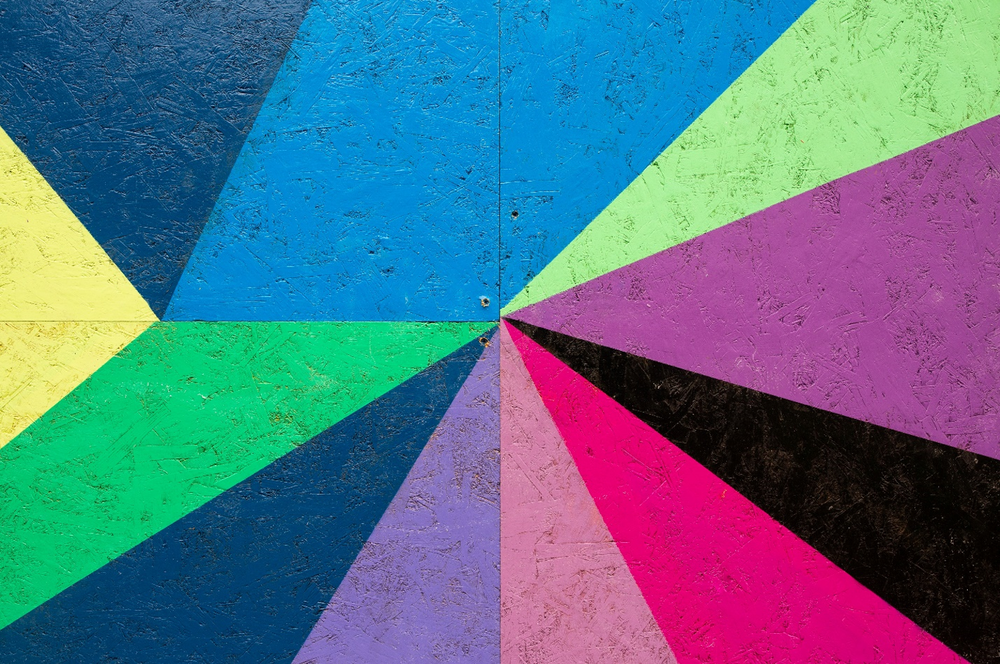
#> input picture src/lab1/images/4.png, 1000 x 664 px, shrunk from 1493 x 991 before the run, found by its file name
$ python 1_5.py
#> lines starting #> are read from the running program, lines starting #| are printed output that depends on the picture
"""
Для выполнения этого задания используйте изображение 1-4.
Примените к нему все известные вам фильтры для сглаживания
изображений.
Определите, какие из них больше всего подходят для того, чтобы
максимально убрать все неровности на изображениях.
"""
import cv2
import numpy as np


# Загрузка изображения
img = cv2.imread(r"D:\pythonprograms\techvision\techvision_etu_2025\src\lab1\images\4.png", cv2.IMREAD_COLOR)
#> img is the input picture: shape (664, 1000, 3); mean B, G, R 136.8, 113.5, 85.1
# Показать оригинальное изображение
cv2.namedWindow(
    "Original", # имя окна
    flags=cv2.WINDOW_AUTOSIZE # параметр(ы) окна
)
cv2.imshow(
    "Original", # имя окна
    img # переменная, содержащая изображение
)
cv2.waitKey(1000)
cv2.destroyAllWindows()
# Параметры для размытия
ksize = (15, 15) # размер ядра размытия
anchor = (-1, -1) # якорная точка (по умолчанию центр)
borderType = cv2.BORDER_DEFAULT # тип границы
# Применение размытия
img_new_blur = cv2.blur(
    img, # входное изображение
    ksize, # размер ядра
)
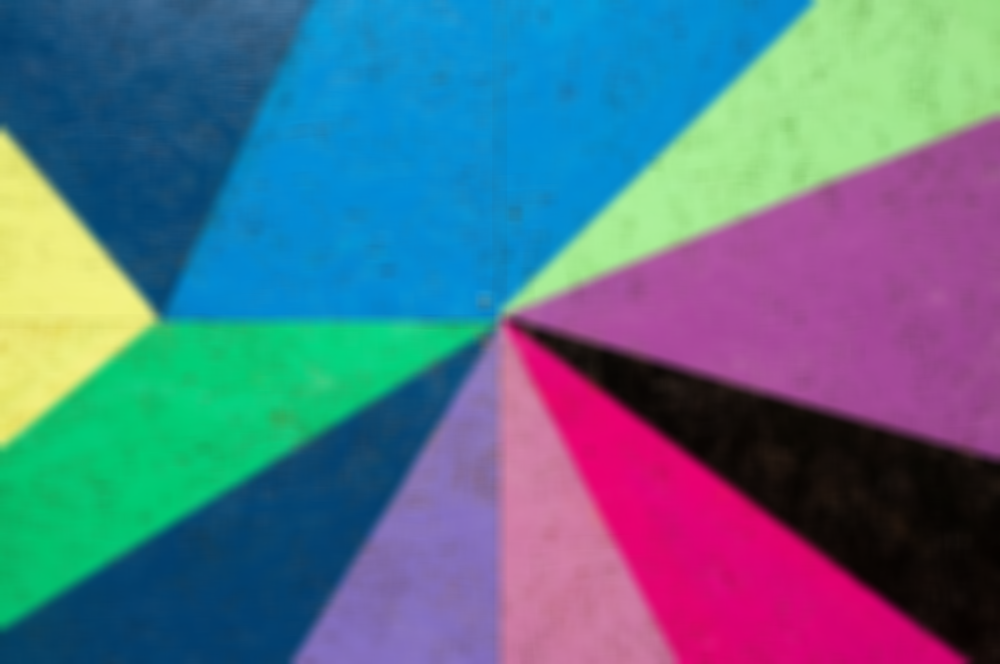
#> img_new_blur: shape (664, 1000, 3); mean B, G, R 136.8, 113.5, 85.1
# Показать размытое изображение
cv2.namedWindow("Blurred", cv2.WINDOW_AUTOSIZE)
cv2.imshow("Blurred", img_new_blur)
cv2.waitKey(1000)
cv2.destroyAllWindows()
# Параметры для boxFilter
ddepth = -1 # глубина такая же как у исходного изображения
ksize = (15, 15) # размер ядра
anchor = (-1, -1) # якорная точка (по умолчанию центр)
normalize = True # нормирование (рекомендуется True)
borderType = cv2.BORDER_DEFAULT # тип границы
# Применение boxFilter
img_new_filter = cv2.boxFilter(
    img, # входное изображение
    ddepth, # глубина изображения-результата
    ksize, # размер ядра
    anchor=anchor, # положение якорной точки
    normalize=normalize, # нормирование
    borderType=borderType # тип рамки
)
# Показать обработанное изображение
cv2.imshow("Box Filter", img_new_filter)
cv2.waitKey(1000)
cv2.destroyAllWindows()
ksize = (31, 31) # размер ядра (должен быть нечетным)
sigmaX = 0 # сигма по оси X (0 - вычисляется автоматически)
sigmaY = 0 # сигма по оси Y (0 - вычисляется автоматически)
borderType = cv2.BORDER_DEFAULT # тип границы
# Применение GaussianBlur
img_new = cv2.GaussianBlur(
    img, # входное изображение
    ksize, # размер ядра
    sigmaX, # сигма по оси X
    sigmaY, # сигма по оси Y
    borderType # тип рамки
)
cv2.imshow("Gaussian Blur", img_new)
cv2.waitKey(1000)
cv2.destroyAllWindows()
ksize = 15
# Медианный фильтр
img_new = cv2.medianBlur(
    img, # входное изображение
    ksize # размер ядра
)
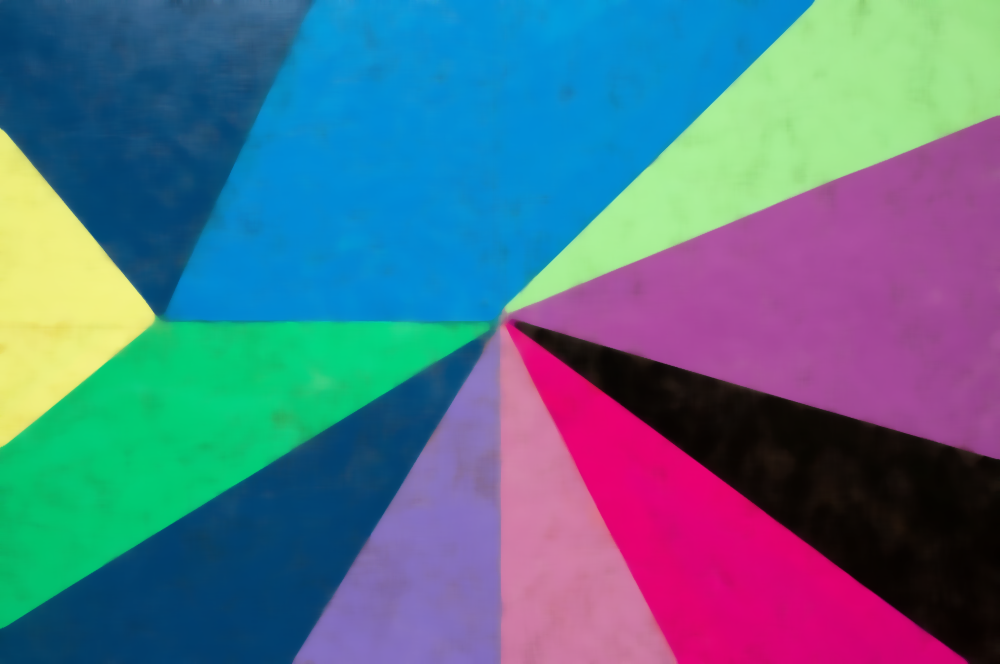
#> img_new: shape (664, 1000, 3); mean B, G, R 138.1, 113.8, 84.1
cv2.imshow("Median Blur", img_new)
cv2.waitKey(1000)
cv2.destroyAllWindows()
# Параметры для bilateralFilter
d = 15 # диаметр окрестности каждого пикселя
sigmaColor = 75 # фильтр sigma в цветовом пространстве
sigmaSpace = 75 # фильтр sigma в координатном пространстве
borderType = cv2.BORDER_DEFAULT # тип границы
# Применение bilateralFilter
img_new = cv2.bilateralFilter(
    img, # входное изображение
    d, # размер окрестности пикселя
    sigmaColor, # ширина второго компонента весовой функции (по цвету)
    sigmaSpace, # ширина первого компонента весовой функции (по пространству)
    borderType # тип рамки
)
# Показать результаты
cv2.imshow("Original", img)
cv2.imshow("Bilateral Filter", img_new)
cv2.waitKey(10000)
cv2.destroyAllWindows()

$ run again, with src/lab1/images/1.jpg saved as src/lab1/images/4.png
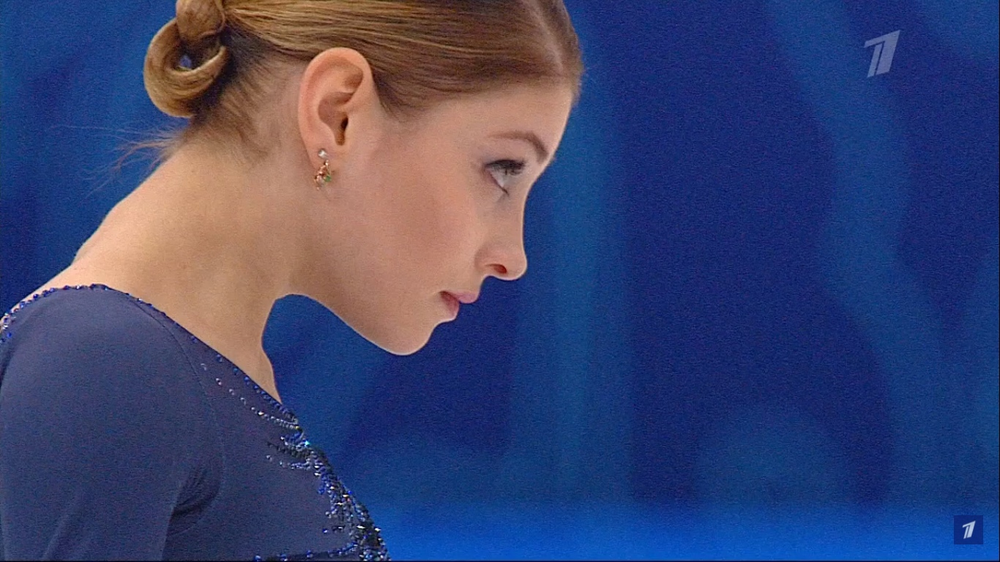
#> input picture src/lab1/images/1.jpg, 1000 x 562 px, shrunk from 1366 x 768 before the run, found by its file name
#> img is the input picture: shape (562, 1000, 3); mean B, G, R 111, 68.1, 59.8
#> `img_new_blur = cv2.blur( img,`:
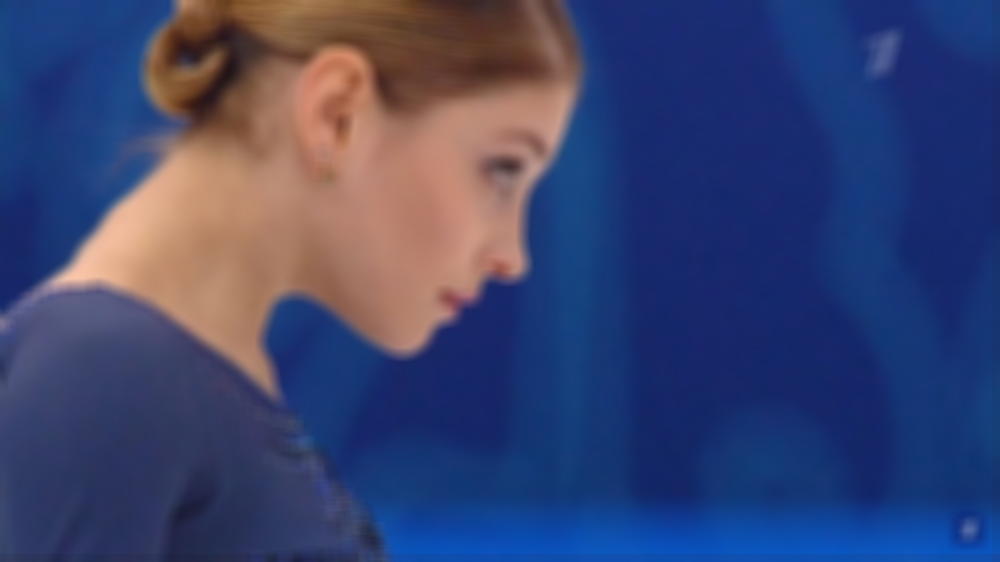
#> img_new_blur: shape (562, 1000, 3); mean B, G, R 111.1, 68.2, 59.8

$ run again, with src/lab1/images/2.jpg saved as src/lab1/images/4.png
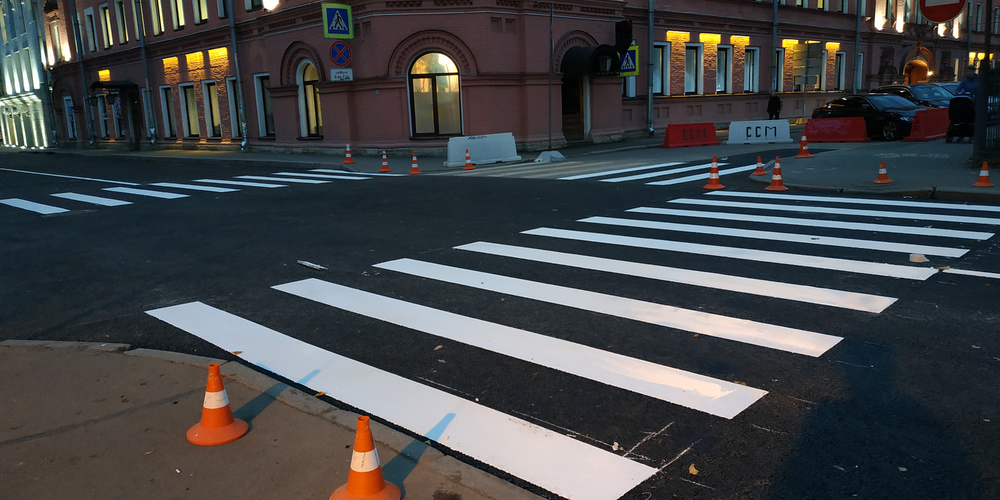
#> input picture src/lab1/images/2.jpg, 1000 x 500 px, shrunk from 4000 x 2000 before the run, found by its file name
#> img is the input picture: shape (500, 1000, 3); mean B, G, R 72.2, 69.9, 67.6
#> `img_new_blur = cv2.blur( img,`:
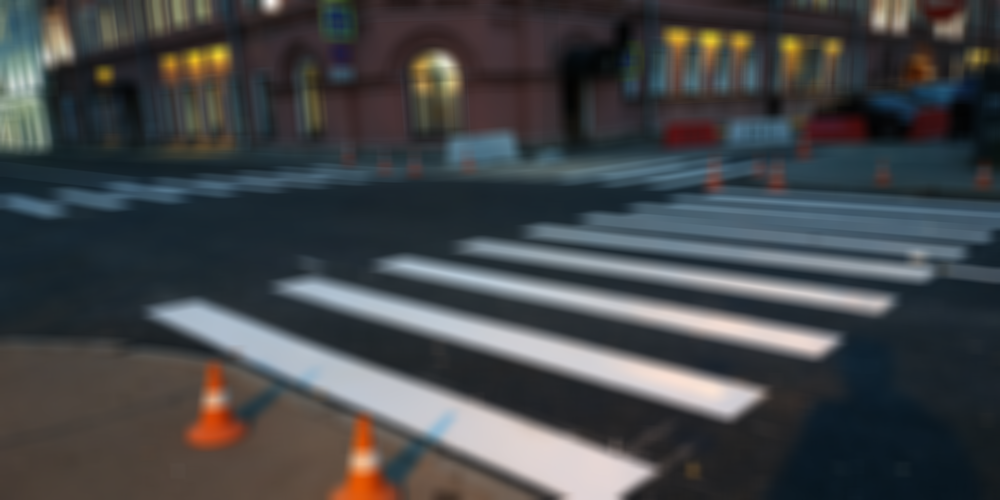
#> img_new_blur: shape (500, 1000, 3); mean B, G, R 72.2, 69.9, 67.6
#> `img_new = cv2.medianBlur( img,`:
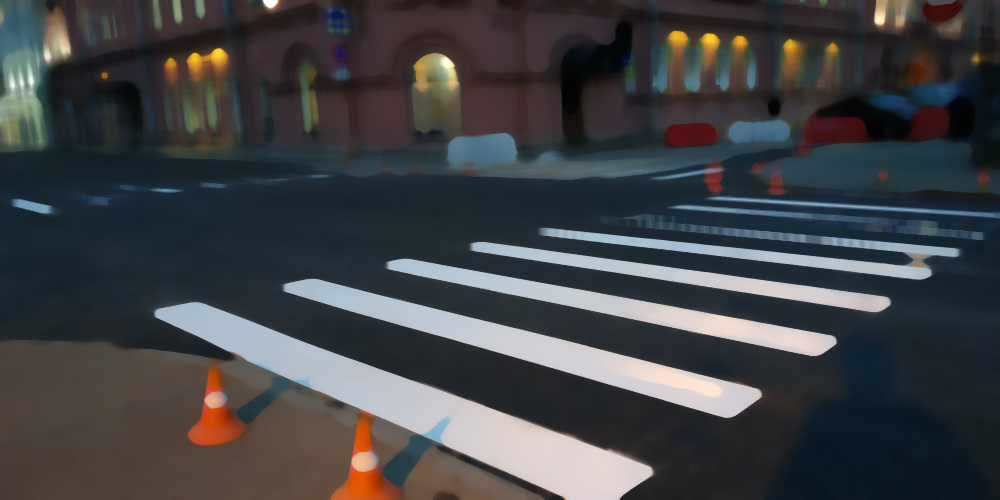
#> img_new: shape (500, 1000, 3); mean B, G, R 68.9, 66.6, 64.9
